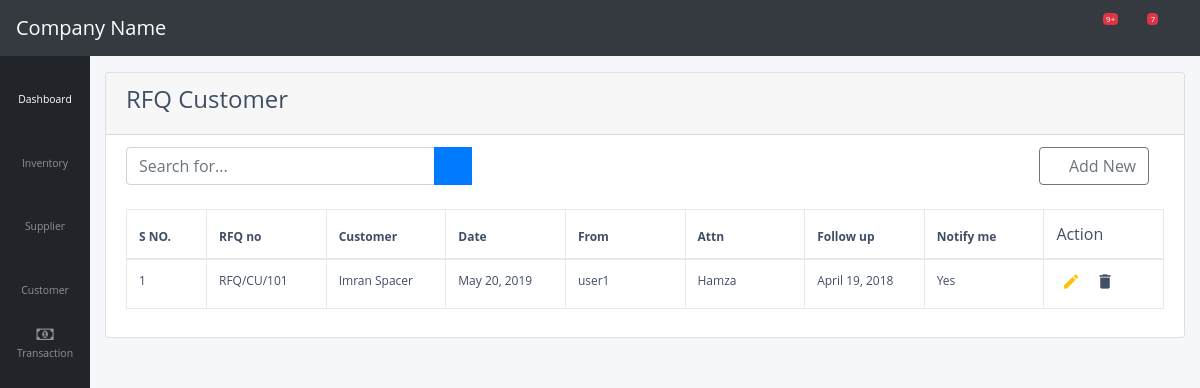
/customer/rfq/, run on the app's committed database.
### customer/models.py (models this page shows)
class RfqCustomerHeader(models.Model):
    rfq_no = models.CharField(max_length = 100, unique = True)
    date = models.DateField(default = datetime.date.today)
    attn = models.CharField(max_length = 100)
    follow_up = models.DateField(blank = True)
    show_notification = models.BooleanField(default = True)
    account_id = models.ForeignKey(ChartOfAccount, models.SET_NULL,blank=True,null=True,)

### transaction/models.py (models this page shows)
class ChartOfAccount(models.Model):
    account_title = models.CharField(max_length = 100, unique = True)
    account_type = models.CharField(max_length = 100)
    opening_balance = models.DecimalField(max_digits = 8, decimal_places = 2)
    phone_no = models.CharField(max_length = 100)
    email_address = models.CharField(max_length = 100)
    ntn = models.CharField(max_length = 100)
    Address = models.CharField(max_length = 200)
    remarks = models.CharField(max_length = 100)

### customer/views.py (the view)
# urls.py: path('rfq/', views.rfq_customer, name = 'rfq-customer'),
def rfq_customer(request):
    all_rfq = RfqCustomerHeader.objects.all()
    return render(request, 'customer/rfq_customer.html',{'all_rfq':all_rfq})

### customer/templates/customer/rfq_customer.html
{% extends "supplier/base.html" %}
{% load crispy_forms_tags %}
{% block body %}
<div class="card" style="width: 100%;">
<div class="card-header">
  <h4>RFQ Customer</h4>
</div>
<ul class="list-group list-group-flush">
  <li class="list-group-item">
    <div class="input-group">
      <input type="text" class="form-control col-md-4" placeholder="Search for..." aria-label="Search" aria-describedby="basic-addon2">
      <div class="input-group-append">
        <button class="btn btn-primary" type="button">
          <i class="fas fa-search"></i>
        </button>
      </div>
      <div class="col-md-8">
        <a role="button" href="{% url 'new-rfq-customer' %}" style="float:right;" class="btn btn-outline-secondary" name="button"><i class="fas fa-plus"></i> Add New</a>
      </div>
    </div>
    <br>
    <table class="table table-bordered" id="dataTable">
        <thead>
            <tr>
                <th width="80px">S NO.</th>
                <th >RFQ no</th>
                <th>Customer</th>
                <th >Date</th>
                <th>From</th>
                <th>Attn</th>
                <th>Follow up</th>
                <th>Notify me</th>
                <td>Action</td>
            </tr>
        </thead>
        <tbody>
          {% for row in all_rfq %}
          <tr>
              <td>{{ forloop.counter }}</td>
              <td>{{ row.rfq_no }}</td>
              <td> {{row.account_id.account_title}} </td>
              <td>{{ row.date }}</td>
              <td> user1 </td>
              <td>{{ row.attn }}</td>
              <td>{{ row.follow_up }}</td>
              <td>
                {% if row.show_notification == True %}
                  Yes
                {% else %}
                  No
                {% endif %}
              </td>
  			      <td><a class="edit_list" href="{% url 'edit-rfq-customer' pk=row.id %}"><i class="material-icons">&#xE254;</i></a><a class="delete" data-toggle="tooltip"><i class="material-icons">&#xE872;</i></a></td>
          </tr>
          {% endfor %}
        </tbody>
    </table>
  </li>
</ul>
</div>
{% endblock body %}

### supplier/static/supplier/css/table.css (style rules this page uses)
body { color: #404E67; background: #F5F7FA; font-family: 'Open Sans', sans-serif; }
table.table { table-layout: fixed; }
table.table tr th, table.table tr td { border-color: #e9e9e9; }
table.table td a { cursor: pointer; display: inline-block; margin: 0 5px; min-width: 24px; }
table.table td a.edit_list { color: #FFC107; }
table.table td i { font-size: 19px; }
table.table thead tr th { white-space: nowrap; overflow: hidden; font-size: 14px; }
table.table tbody tr td { white-space: nowrap; overflow: hidden; text-overflow:ellipsis; font-size: 12px; }
table.table thead tr th { font-size:12px; }
#t_table, th, td { border: 1px solid; }

### data on the page
RfqCustomerHeader: rfq_no "RFQ/CU/101", account_id.account_title "Imran Spacer", date "May 20, 2019", attn "Hamza", follow_up "April 19, 2018", show_notification "Yes"
